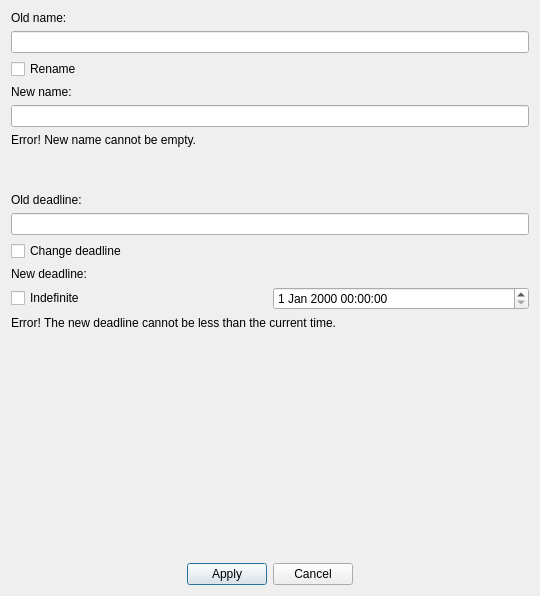
<?xml version="1.0" encoding="UTF-8"?>
<ui version="4.0">
 <class>EditNoteInfoWindow</class>
 <widget class="QDialog" name="EditNoteInfoWindow">
  <property name="geometry">
   <rect>
    <x>0</x>
    <y>0</y>
    <width>540</width>
    <height>596</height>
   </rect>
  </property>
  <property name="windowTitle">
   <string>Edit note info</string>
  </property>
  <property name="toolTip">
   <string/>
  </property>
  <layout class="QVBoxLayout" name="verticalLayout_5">
   <item>
    <layout class="QVBoxLayout" name="verticalLayout">
     <item>
      <widget class="QLabel" name="old_name_label">
       <property name="text">
        <string>Old name:</string>
       </property>
      </widget>
     </item>
     <item>
      <widget class="QLineEdit" name="old_name_line_edit">
       <property name="enabled">
        <bool>true</bool>
       </property>
       <property name="readOnly">
        <bool>true</bool>
       </property>
      </widget>
     </item>
    </layout>
   </item>
   <item>
    <layout class="QVBoxLayout" name="verticalLayout_2">
     <item>
      <widget class="QCheckBox" name="rename_checkbox">
       <property name="text">
        <string>Rename</string>
       </property>
      </widget>
     </item>
     <item>
      <widget class="QLabel" name="new_name_label">
       <property name="text">
        <string>New name:</string>
       </property>
      </widget>
     </item>
     <item>
      <widget class="QLineEdit" name="new_name_line_edit"/>
     </item>
     <item>
      <widget class="QLabel" name="new_name_error_label">
       <property name="text">
        <string>Error! New name cannot be empty.</string>
       </property>
      </widget>
     </item>
    </layout>
   </item>
   <item>
    <spacer name="verticalSpacer">
     <property name="orientation">
      <enum>Qt::Orientation::Vertical</enum>
     </property>
     <property name="sizeType">
      <enum>QSizePolicy::Policy::Minimum</enum>
     </property>
     <property name="sizeHint" stdset="0">
      <size>
       <width>20</width>
       <height>40</height>
      </size>
     </property>
    </spacer>
   </item>
   <item>
    <layout class="QVBoxLayout" name="verticalLayout_3">
     <item>
      <widget class="QLabel" name="old_deadline_label">
       <property name="text">
        <string>Old deadline:</string>
       </property>
      </widget>
     </item>
     <item>
      <widget class="QLineEdit" name="old_deadline_line_edit">
       <property name="readOnly">
        <bool>true</bool>
       </property>
      </widget>
     </item>
    </layout>
   </item>
   <item>
    <layout class="QVBoxLayout" name="verticalLayout_4">
     <item>
      <widget class="QCheckBox" name="change_deadline_checkbox">
       <property name="text">
        <string>Change deadline</string>
       </property>
      </widget>
     </item>
     <item>
      <widget class="QLabel" name="new_deadline_label">
       <property name="text">
        <string>New deadline:</string>
       </property>
      </widget>
     </item>
     <item>
      <layout class="QHBoxLayout" name="horizontalLayout">
       <item>
        <widget class="QCheckBox" name="indefinite_checkbox">
         <property name="text">
          <string>Indefinite</string>
         </property>
        </widget>
       </item>
       <item>
        <widget class="QDateTimeEdit" name="new_deadline_datetime_edit">
         <property name="minimumSize">
          <size>
           <width>175</width>
           <height>0</height>
          </size>
         </property>
        </widget>
       </item>
      </layout>
     </item>
     <item>
      <widget class="QLabel" name="new_deadline_error_label">
       <property name="text">
        <string>Error! The new deadline cannot be less than the current time.</string>
       </property>
      </widget>
     </item>
    </layout>
   </item>
   <item>
    <spacer name="verticalSpacer_2">
     <property name="orientation">
      <enum>Qt::Orientation::Vertical</enum>
     </property>
     <property name="sizeHint" stdset="0">
      <size>
       <width>20</width>
       <height>188</height>
      </size>
     </property>
    </spacer>
   </item>
   <item>
    <layout class="QHBoxLayout" name="horizontalLayout_2">
     <item>
      <spacer name="horizontalSpacer">
       <property name="orientation">
        <enum>Qt::Orientation::Horizontal</enum>
       </property>
       <property name="sizeHint" stdset="0">
        <size>
         <width>40</width>
         <height>20</height>
        </size>
       </property>
      </spacer>
     </item>
     <item>
      <widget class="QPushButton" name="apply_button">
       <property name="toolTip">
        <string>Apply</string>
       </property>
       <property name="text">
        <string>Apply</string>
       </property>
      </widget>
     </item>
     <item>
      <widget class="QPushButton" name="cancel_button">
       <property name="toolTip">
        <string>Cancel</string>
       </property>
       <property name="text">
        <string>Cancel</string>
       </property>
      </widget>
     </item>
     <item>
      <spacer name="horizontalSpacer_2">
       <property name="orientation">
        <enum>Qt::Orientation::Horizontal</enum>
       </property>
       <property name="sizeHint" stdset="0">
        <size>
         <width>40</width>
         <height>20</height>
        </size>
       </property>
      </spacer>
     </item>
    </layout>
   </item>
  </layout>
 </widget>
 <resources/>
 <connections/>
</ui>
